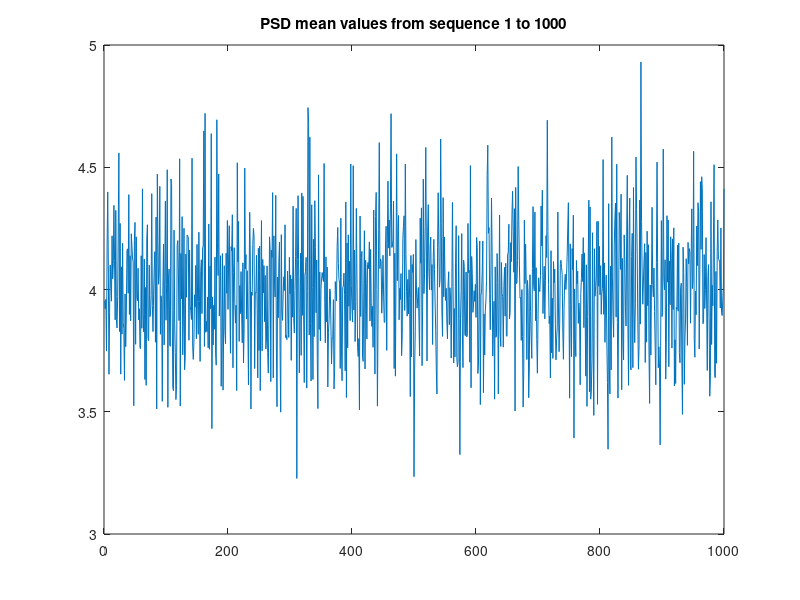

This chart was generated by the following MATLAB code:

% 1000 sequences of 512 samples, σ = 2, μ = 0  
seq=1e+3;
samples=512;
mu=0;sigma=2;
v(1:seq,1:samples) = sigma*randn(seq,samples)+mu;

% psd vetor calculation
psd_v(1:seq,1:samples) = 0;
for i = 1:seq
    psd_v(i,:) = abs(fft(v(i,:))).^2/512;
end

% mean vector calulation 
mean(1:seq)=sum(psd_v,2);
for i = 1:seq
    mean(i) = mean(i)/samples;
end
plot((1:1:seq), mean);
title('PSD mean values from sequence 1 to 1000')

% Total mean value
Mean = abs(sum(mean)/seq)
